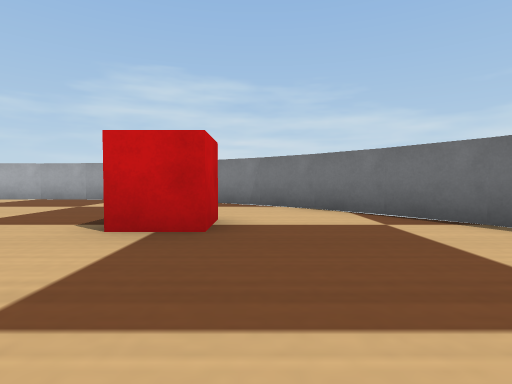
View 1 (above)

16 first-person views from a walk through a robot-simulator world made for Webots. The camera is 0.05 m above the floor, tilts 2° down and sees 80° across. The floor is counted in squares, 0.1 m on a side. Each view is taken from the middle of a square. On the plan, view 1 faces up. The plan holds only what a view shows up to about 9 squares ahead; the rest is blank. The robots in the file are not drawn. Webots' stock objects and surfaces are drawn as simple stand-ins.

View 2
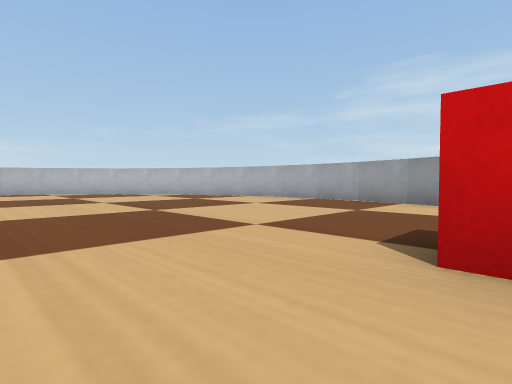

View 3
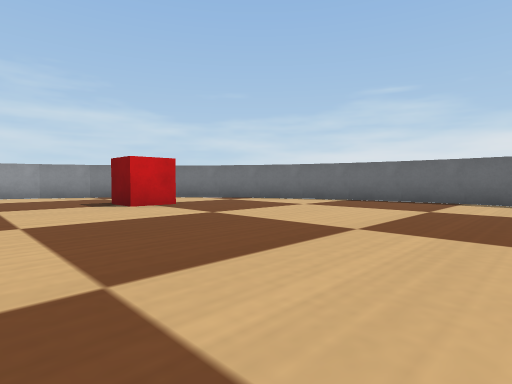

View 4
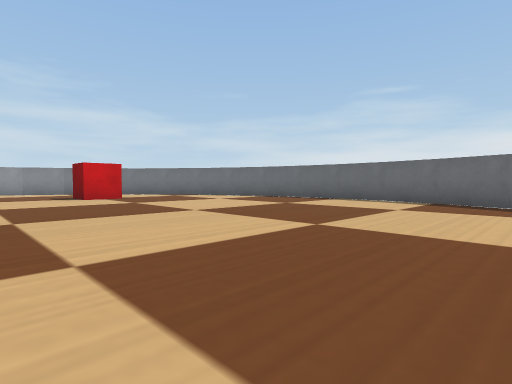

View 5
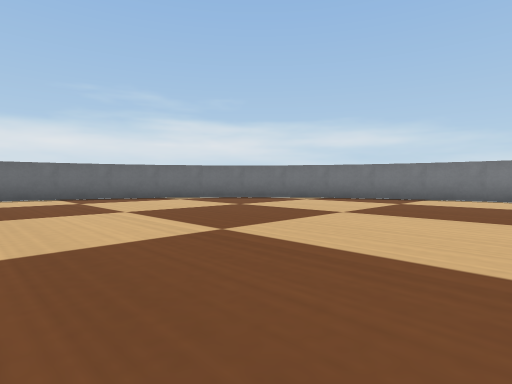

View 6
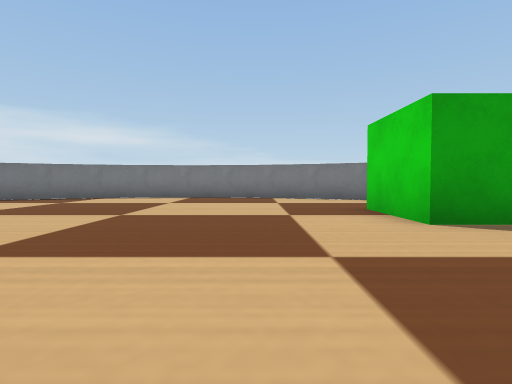

View 7
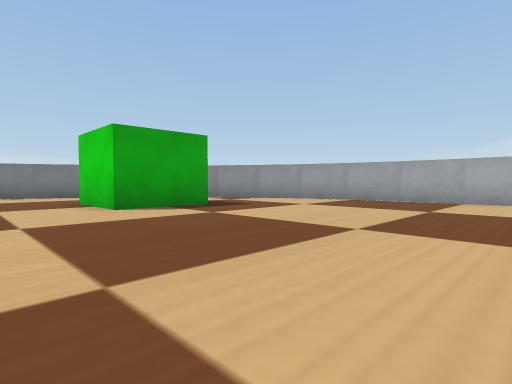

View 8
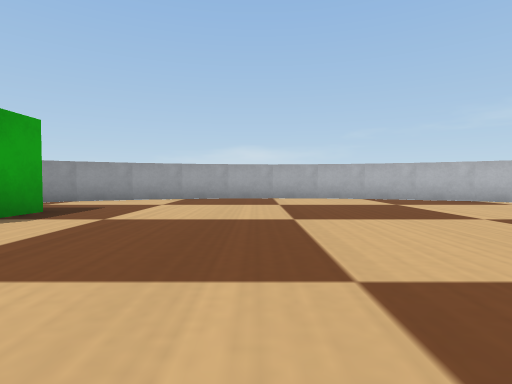

View 9
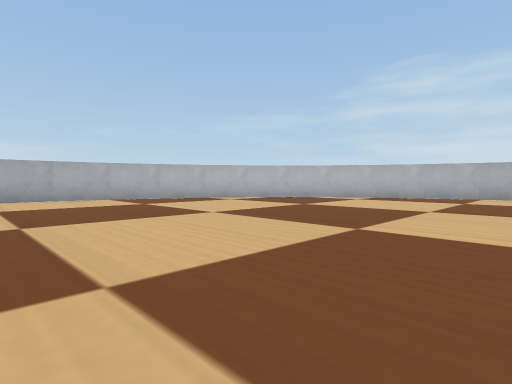

View 10
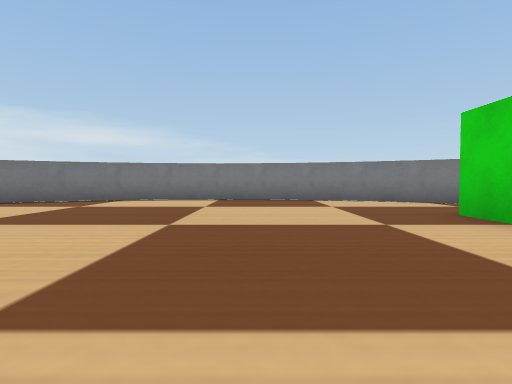

View 11
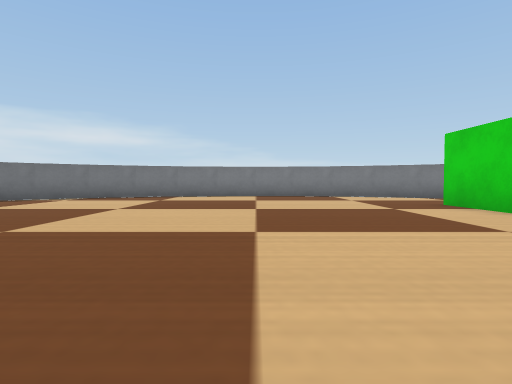

View 12
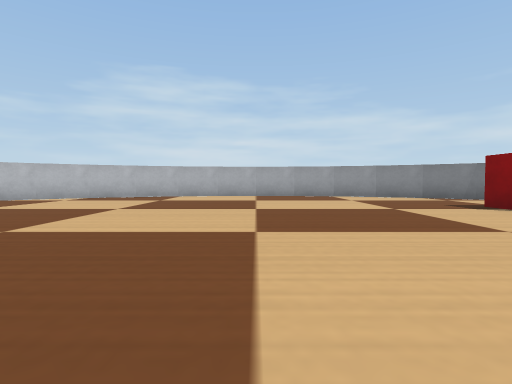

View 13
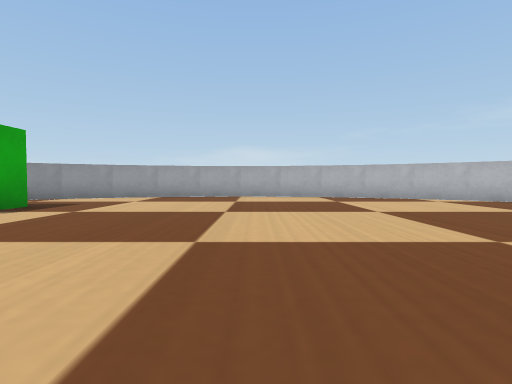

View 14
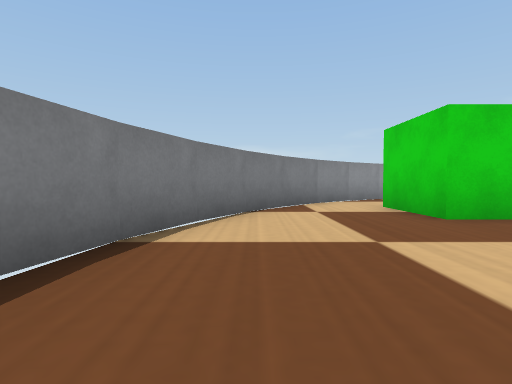

View 15
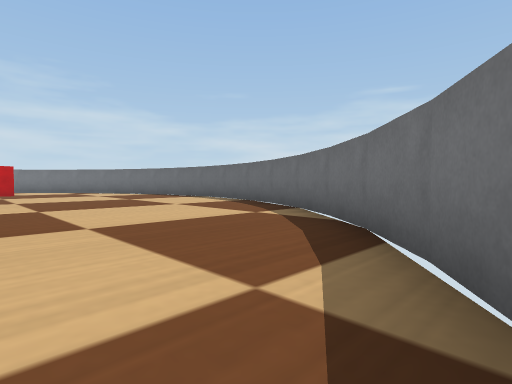

View 16
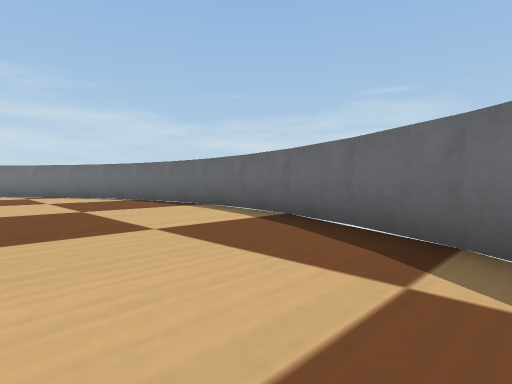

### Floor plan
Points are (right, up) in squares from view 1. A wall is a line through its corners. A room is listed if a view was taken in it or the views show most of it. See-through windows are left out.
Room 1 (views 1, 2, 3, 4, 5, 6, 7, 8, 9, 10, 11, 12, 13, 14, 15, 16)
walls: (-7.9, 8.3) (-8.6, 8.2); (-5.9, 8.5) (-7.2, 8.4); (-1.7, 7.5) (-2.2, 7.7); (-8.5, 8.2) (-9.8, 7.7); (-2.1, 7.7) (-3.5, 8.2); (-11.2, 7) (-12.2, 6.4); (-3.4, 8.2) (-4.7, 8.4) (-6, 8.5); (-9.8, 7.8) (-10.2, 7.5); (-12, 6.5) (-12.7, 5.9); (1.1, 5.5) (0, 6.5); (-13.4, 5.2) (-13.9, 4.6) (-14.7, 3.5); (0.2, 6.4) (-0.9, 7.1); (2.7, 3.4) (1.9, 4.7); (-14.6, 3.6) (-15.2, 2.3) (-15.7, 1); (2, 4.6) (1, 5.6); (-15.6, 1.2) (-15.9, -0.3); (3.3, 2.3) (2.6, 3.6); (3.7, 1) (3.2, 2.3); (-15.9, -0.2) (-16, -1.6); (-16, -1.5) (-15.9, -2.9); (4, -1.6) (3.9, -0.2) (3.7, 1.1); (-15.9, -2.7) (-15.7, -4.1) (-15.2, -5.4); (3.9, -2.9) (4, -1.5); (3.6, -4.2) (3.9, -2.7); (3.2, -5.4) (3.7, -4.1); (-15.3, -5.2) (-14.6, -6.6); (-14.7, -6.4) (-13.9, -7.6); (2.6, -6.6) (3.3, -5.3); (1.9, -7.6) (2.7, -6.5); (-14, -7.6) (-13, -8.6); (-12.1, -9.4) (-11, -10.2); (-13.1, -8.6) (-12, -9.5); (0, -9.5) (1.1, -8.5); (1, -8.7) (2, -7.5); (-2.2, -10.7) (-1, -10.1); (-1.1, -10.2) (0.2, -9.4); (-8.6, -11.1) (-7.3, -11.4) (-6, -11.5); (-11.1, -10.1) (-9.8, -10.8); (-9.9, -10.7) (-8.5, -11.2); (-4.8, -11.4) (-3.3, -11.1); (-6.1, -11.5) (-4.6, -11.4); (-3.4, -11.2) (-2.1, -10.7)
objects: green box (-12, -7) to (-10, -6); red box (-1, 3) to (-1, 4)

Positions as (right, up) in squares from view 1, and headings:
1: (0, 0), facing up
2: (-1, 1), facing up-left
3: (-4, -3), facing up-right
4: (-4, -6), facing up-right
5: (-6, -2), facing down-right
6: (-8, -2), facing down
7: (-8, 0), facing down-left
8: (-7, -2), facing left
9: (-7, -2), facing up-left
10: (-7, -3), facing down
11: (-6, -1), facing down
12: (-6, -2), facing up
13: (-6, -1), facing left
14: (-6, -10), facing left
15: (-2, -10), facing up-right
16: (0, -7), facing up-right
